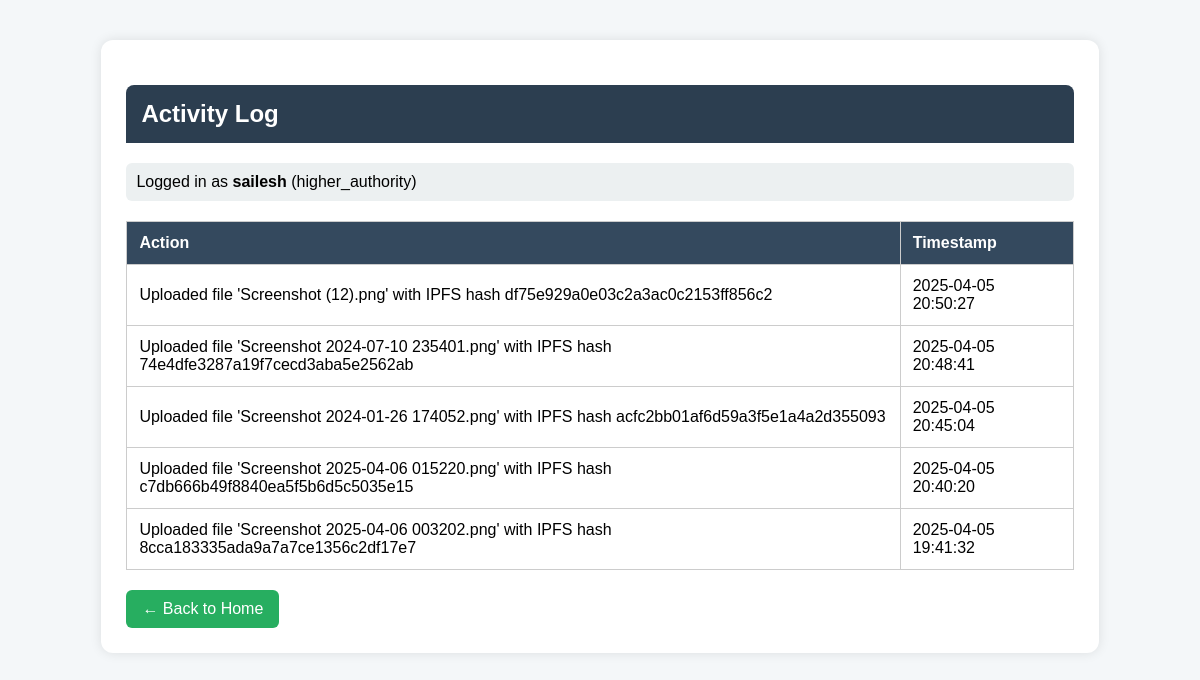
/activity_log.php (signed in), run on the app's committed database.
### tables this page shows
CREATE TABLE `experts` (
  `expert_id` int(11) NOT NULL,
  `username` varchar(50) NOT NULL,
  `password` varchar(255) NOT NULL,
  `name` varchar(100) DEFAULT NULL,
  `email` varchar(100) DEFAULT NULL,
  `usertype` enum('expert','higher_authority') NOT NULL DEFAULT 'expert',
  `created_at` timestamp NOT NULL DEFAULT current_timestamp()
);

CREATE TABLE `activity_log` (
  `log_id` int(11) NOT NULL,
  `expert_id` int(11) DEFAULT NULL,
  `action` text DEFAULT NULL,
  `timestamp` timestamp NOT NULL DEFAULT current_timestamp()
);

### activity_log.php (the view, shortened to what this page needs)
<?php
include 'db.php';
$expert_id = $_SESSION['expert_id'];
$user_info_stmt = $conn->prepare("SELECT username, usertype FROM experts WHERE expert_id = ?");
$user_info_stmt->bind_param("i", $expert_id);
$user_info_stmt->execute();
$user_info_result = $user_info_stmt->get_result();
$user = $user_info_result->fetch_assoc();
$stmt = $conn->prepare("SELECT action, timestamp FROM activity_log WHERE expert_id = ? ORDER BY timestamp DESC");
$stmt->bind_param("i", $expert_id);
$stmt->execute();
$result = $stmt->get_result();
?>
<!DOCTYPE html>
<html>
<head>
</head>
<body>
    <div class="container">
        <h2>Activity Log</h2>
        <div class="info-bar">
            Logged in as <strong><?= htmlspecialchars($user['username']) ?></strong> (<?= htmlspecialchars($user['usertype']) ?>)
        </div>
        <table>
            <tr>
                <th>Action</th>
                <th>Timestamp</th>
            </tr>
            <?php while ($row = $result->fetch_assoc()): ?>
                <tr>
                    <td><?= htmlspecialchars($row['action']) ?></td>
                    <td><?= $row['timestamp'] ?></td>
                </tr>
            <?php endwhile; ?>
        </table>
        <a href="home.php">← Back to Home</a>
    </div>
</body>
</html>

### activity_log.php (style rules this page uses)
body { font-family: Arial, sans-serif; background-color: #f4f7f9; }
.container { width: 80%; margin: 40px auto; background: #fff; padding: 25px; border-radius: 12px; box-shadow: 0 0 12px rgba(0, 0, 0, 0.1); }
h2 { background-color: #2c3e50; color: white; padding: 15px; border-radius: 8px 8px 0 0; }
.info-bar { background-color: #ecf0f1; padding: 10px; border-radius: 6px; margin-bottom: 20px; }
table { width: 100%; border-collapse: collapse; margin-top: 10px; }
th, td { padding: 12px; border: 1px solid #ccc; text-align: left; }
th { background-color: #34495e; color: white; }
a { display: inline-block; margin-top: 20px; text-decoration: none; color: white; background-color: #27ae60; padding: 10px 16px; border-radius: 6px; }

### data on the page
experts: username "sailesh", usertype "higher_authority"
activity_log: action "Uploaded file 'Screenshot (12).png' with IPFS hash df75e929a0e03c2a3ac0c2153ff856c2", timestamp "2025-04-05 20:50:27"
activity_log: action "Uploaded file 'Screenshot 2024-07-10 235401.png' with IPFS hash 74e4dfe3287a19f7cecd3aba5e2562ab", timestamp "2025-04-05 20:48:41"
activity_log: action "Uploaded file 'Screenshot 2024-01-26 174052.png' with IPFS hash acfc2bb01af6d59a3f5e1a4a2d355093", timestamp "2025-04-05 20:45:04"
activity_log: action "Uploaded file 'Screenshot 2025-04-06 015220.png' with IPFS hash c7db666b49f8840ea5f5b6d5c5035e15", timestamp "2025-04-05 20:40:20"
activity_log: action "Uploaded file 'Screenshot 2025-04-06 003202.png' with IPFS hash 8cca183335ada9a7a7ce1356c2df17e7", timestamp "2025-04-05 19:41:32"
